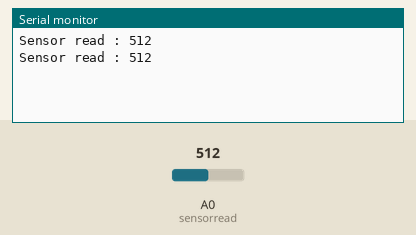
This sketch was run on a simulated Arduino Uno, built with avr-gcc and run on an emulated ATmega328P. Shown: the last lines printed to the serial monitor. Inputs (shaded band) come from the test bench; at power-on: A0 (sensorread) = 512.

Above: at 1.8 s.
1.9 s: A0 (sensorread) set to 716
At 2.8 s:
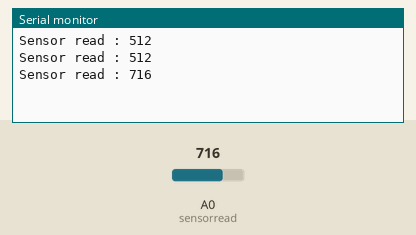
3.4 s: A0 (sensorread) set to 900
At 4.9 s:
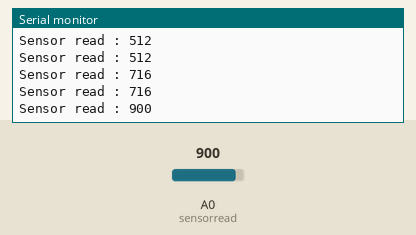
Timing chart, 0 to 6.4 s (numbered marks = the images above; inputs shaded):
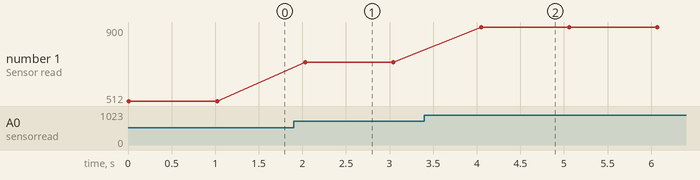

The sketch:

waterlevelsensor.ino
```cpp
#define sensorpower 13
#define sensorread A0
int blue = 2;
int green = 3;
int white = 4;
void setup() {
  pinMode(sensorpower,OUTPUT);
  digitalWrite(sensorpower,LOW);
  //pinMode(sensorread,INPUT);
  Serial.begin(9600);

}

void loop() {
  int level = readSensor();
  Serial.print("Sensor read : ");
  Serial.println(level);
  delay(1000);
 /* if(level <50)
  {
    digitalWrite(blue,HIGH);
    digitalWrite(green,LOW);
    digitalWrite(white,LOW);
  }
  else if(50<level<100)
  {
     digitalWrite(blue,HIGH);
    digitalWrite(green,HIGH);
    digitalWrite(white,LOW);
  }
  else
  {
     digitalWrite(blue,HIGH);
    digitalWrite(green,HIGH);
    digitalWrite(white,HIGH);
  }*/
 digitalWrite(blue,LOW);
    digitalWrite(green,HIGH);
    digitalWrite(white,LOW);
}
  int level=0;
int readSensor()
{
  digitalWrite(sensorpower,HIGH);
  delay(10);
  level = analogRead(sensorread);
  digitalWrite(sensorpower,LOW);
  return level;
}
```

Measured:
- after the input at 1.9 s, the serial monitor: prints a new line after 0.13 s (image 1)
- after the input at 3.4 s, the serial monitor: prints a new line after 0.65 s (image 2)
- plotted number 1: 512 → 716 after the input at 1.9 s, 716 → 900 after the input at 3.4 s
